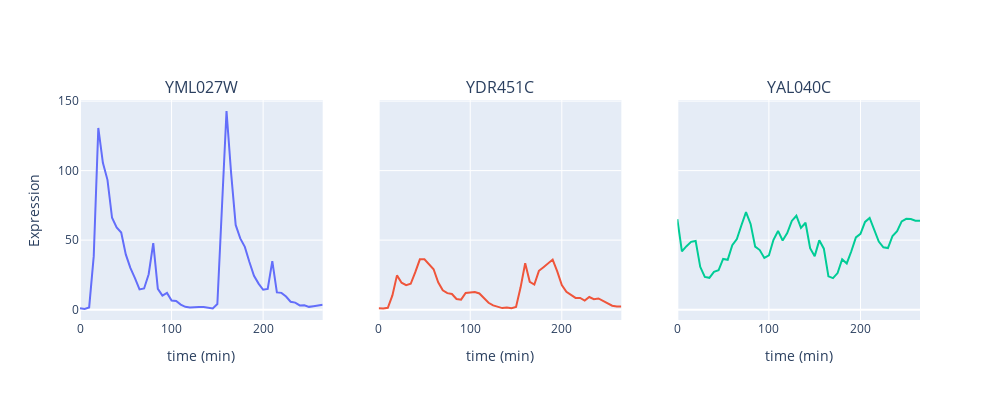
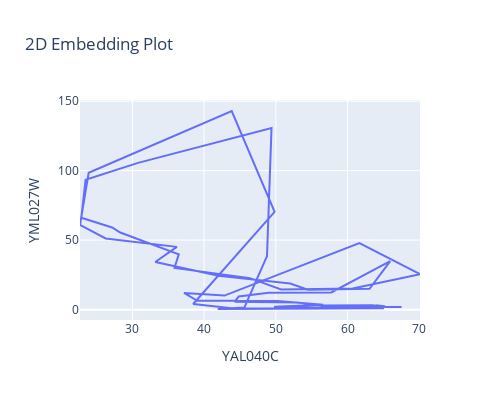
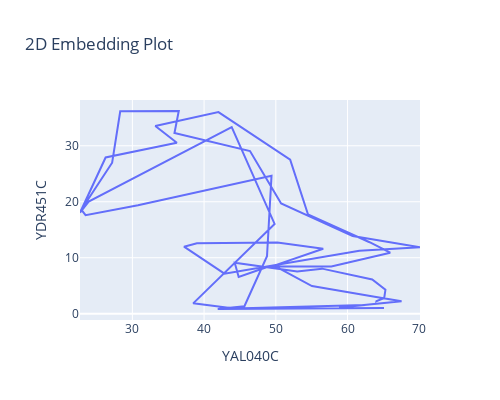
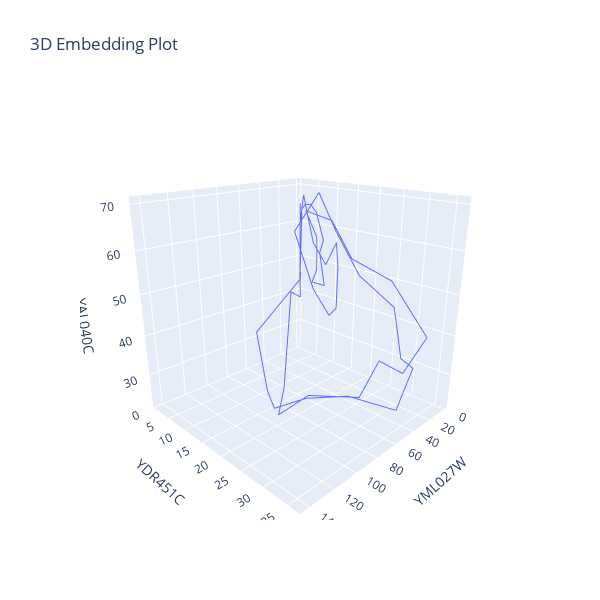

Notebook cell for these charts, in order:
### Code cell
df = load_1st_half()

plot_columns(df, [YOX1, YHP1, CLN3])
plot_embedding2D(df, [CLN3, YOX1])
plot_embedding2D(df, [CLN3, YHP1])
plot_embedding3D(df, [YOX1, YHP1, CLN3])
